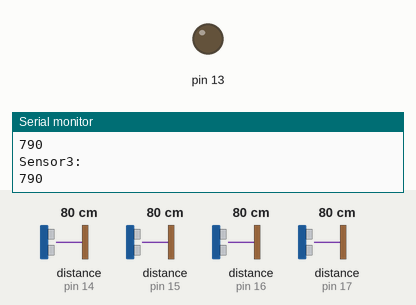
Recording of a sketch running on a simulated Arduino Uno, built with avr-gcc and run on an emulated ATmega328P. Parts: output pins drawn as LEDs (lit = HIGH), the last lines printed to the serial monitor. Inputs (shaded band) come from the test bench; at power-on: distance to the obstacle (sensors on pin 17, pin 14, pin 15, pin 16) 80 cm. The echo pulse lasts 58.3 µs per cm; pins used as bus, display or sensor lines are not drawn.

Above: at 1.2 s.
1.3 s: distance to the obstacle (sensor on pin 17) set to 23 cm
3.9 s: distance to the obstacle (sensor on pin 17) set to 19 cm
At 6.5 s:
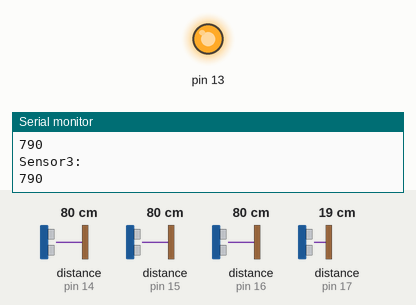
6.8 s: distance to the obstacle (sensor on pin 17) set to 35 cm
At 8.5 s:
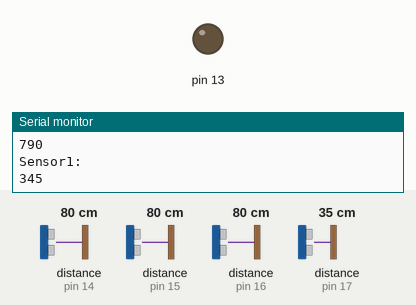
9.4 s: distance to the obstacle (sensor on pin 17) set to 2 cm
At 11.3 s:
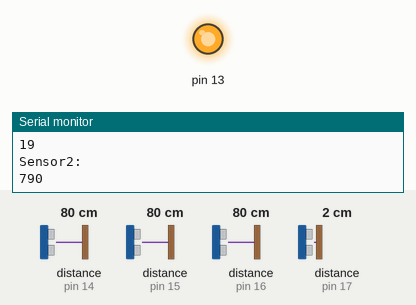
Timing chart, 0 to 12.8 s (numbered marks = the images above; inputs shaded):
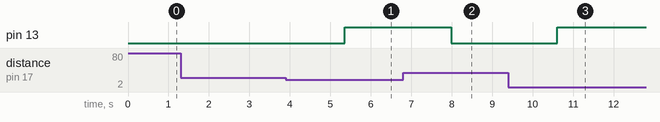

The sketch:

P1M_T02.ino
```cpp
#include "p1m_01.hpp"

void setup() {
  initialize_p1m_01();
  /* LED to test the distance */
  pinMode(13, OUTPUT);
  Serial.begin(9600);
}

void loop() {
  if (distance_sensor(1) < 200)
  {
    digitalWrite(13, HIGH);
  }
  else
  {
    digitalWrite(13, LOW);
  }
  Serial.print("\nSensor1:\n");
  Serial.print(distance_sensor(1));
  delay(500);
  Serial.print("\nSensor2:\n");
  Serial.print(distance_sensor(2));
  delay(500);
  Serial.print("\nSensor3:\n");
  Serial.print(distance_sensor(3));
  delay(500);
  Serial.print("\nSensor4:\n");
  Serial.print(distance_sensor(4));
  Serial.flush();
  delay(1000);
}
```

p1m_01.cpp
```cpp
#include "p1m_01.hpp"

/* Calibration */
long int difference = 0;

/* Initializes all the pins to their
 * corresponding modes.
 */
void initialize_p1m_01()
{
	/* Pulse sending pins */
	pinMode(S_1, INPUT);
	pinMode(S_2, INPUT);
	pinMode(S_3, INPUT);
	pinMode(S_4, INPUT);
	/* Pulse reading pin */
	pinMode(TRG, OUTPUT);

  difference = distance_sensor(3) - distance_sensor(4);
}

/*
 * Receives the as input a sensor.
 * Returns distance of obstacle detected
 * by sensor, in mm.
 */
long unsigned distance_sensor(int sensor){
  /* Variable to store the distance */
  long unsigned distance = 0;
  /* For an oversampling of 5 */
  for(int i=0; i<5; i++)
  {
    /* Send a 10 us pulse trough trigger pin */
    digitalWrite(TRG, HIGH);
    delayMicroseconds(10); //10us pulse
    digitalWrite(TRG, LOW);
    /* Read the width of the pulse sent
       by the sensor */
    unsigned long t = 0;
    switch (sensor)
    {
      case 1:
        t = pulseIn(S_1, HIGH);
        break;
      case 2:
        t = pulseIn(S_2, HIGH);
        break;
      case 3:
        t = pulseIn(S_3, HIGH);
        break;
      case 4:
        t = pulseIn(S_4, HIGH);
        break;
    }
    /* If distance did not reach a max */
    if (distance < 99999)
    {
      /* Set a new value */
      distance += (10*t)/59;
    }
    delay(1);
  }
  /* Return variable with distances stored reverting oversampling */
  return sensor == 4? distance/5 + difference: distance/5;
}
```

p1m_01.hpp
```cpp
#ifndef P1M_01_H
#define P1M_01_H

#include <Arduino.h>

#define S_1 17
#define S_2 16
#define S_3 15
#define S_4 14
#define TRG 6

/* Initializes all the pins to their
 * corresponding modes.
 */
void initialize_p1m_01();

/*
 * Receives the as input a sensor.
 * Returns distance of obstacle detected
 * by sensor, in mm.
 */
long unsigned distance_sensor(int sensor);

#endif /* P1M_01_H */
```

Measured:
- the behaviour switches between 21 and 20 cm on distance to the obstacle (sensor on pin 17) (found by bisection; images 0 and 1)
- after the input at 3.9 s, pin 13: LOW → HIGH after 1.5 s
- after the input at 6.8 s, pin 13: HIGH → LOW after 1.2 s
- after the input at 9.4 s, pin 13: LOW → HIGH after 1.2 s
